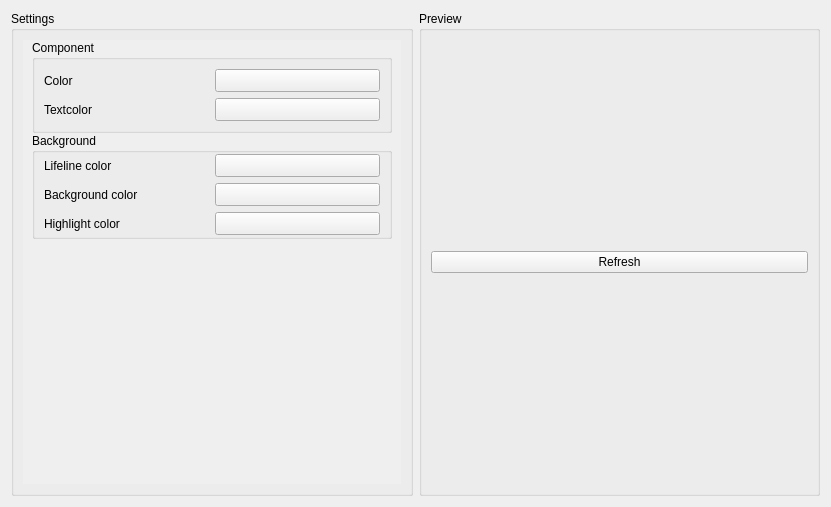
<?xml version="1.0" encoding="UTF-8"?>
<ui version="4.0">
 <class>IrdlEditorBackgroundSettings</class>
 <widget class="QWidget" name="IrdlEditorBackgroundSettings">
  <property name="geometry">
   <rect>
    <x>0</x>
    <y>0</y>
    <width>831</width>
    <height>507</height>
   </rect>
  </property>
  <layout class="QHBoxLayout" name="horizontalLayout">
   <item>
    <widget class="QGroupBox" name="Settings">
     <property name="title">
      <string>Settings</string>
     </property>
     <layout class="QVBoxLayout" name="verticalLayout">
      <item>
       <widget class="QScrollArea" name="scrollArea">
        <property name="sizePolicy">
         <sizepolicy hsizetype="Ignored" vsizetype="Expanding">
          <horstretch>0</horstretch>
          <verstretch>0</verstretch>
         </sizepolicy>
        </property>
        <property name="styleSheet">
         <string notr="true">QScrollArea { background: transparent; }
QScrollArea &gt; QWidget &gt; QWidget { background: transparent; }</string>
        </property>
        <property name="frameShape">
         <enum>QFrame::NoFrame</enum>
        </property>
        <property name="frameShadow">
         <enum>QFrame::Plain</enum>
        </property>
        <property name="lineWidth">
         <number>0</number>
        </property>
        <property name="widgetResizable">
         <bool>true</bool>
        </property>
        <widget class="QWidget" name="scrollAreaWidgetContents">
         <property name="geometry">
          <rect>
           <x>0</x>
           <y>0</y>
           <width>384</width>
           <height>456</height>
          </rect>
         </property>
         <layout class="QVBoxLayout" name="verticalLayout_3">
          <property name="spacing">
           <number>0</number>
          </property>
          <property name="topMargin">
           <number>0</number>
          </property>
          <property name="rightMargin">
           <number>9</number>
          </property>
          <property name="bottomMargin">
           <number>0</number>
          </property>
          <item>
           <widget class="QGroupBox" name="Component">
            <property name="title">
             <string>Component</string>
            </property>
            <layout class="QGridLayout" name="gridLayout_2">
             <item row="4" column="0">
              <widget class="QLabel" name="ComponentTextcolorLabel">
               <property name="text">
                <string>Textcolor</string>
               </property>
              </widget>
             </item>
             <item row="4" column="1">
              <widget class="Utils::QtColorButton" name="ComponentTextcolor">
               <property name="sizePolicy">
                <sizepolicy hsizetype="Ignored" vsizetype="Fixed">
                 <horstretch>0</horstretch>
                 <verstretch>0</verstretch>
                </sizepolicy>
               </property>
               <property name="text">
                <string/>
               </property>
              </widget>
             </item>
             <item row="3" column="1">
              <widget class="Utils::QtColorButton" name="ComponentColor">
               <property name="sizePolicy">
                <sizepolicy hsizetype="Ignored" vsizetype="Fixed">
                 <horstretch>0</horstretch>
                 <verstretch>0</verstretch>
                </sizepolicy>
               </property>
               <property name="text">
                <string/>
               </property>
              </widget>
             </item>
             <item row="3" column="0">
              <widget class="QLabel" name="ComponentColorLabel">
               <property name="text">
                <string>Color</string>
               </property>
              </widget>
             </item>
            </layout>
           </widget>
          </item>
          <item>
           <widget class="QGroupBox" name="Background">
            <property name="title">
             <string>Background</string>
            </property>
            <layout class="QGridLayout" name="gridLayout">
             <property name="topMargin">
              <number>1</number>
             </property>
             <property name="bottomMargin">
              <number>1</number>
             </property>
             <item row="0" column="0">
              <widget class="QLabel" name="LifelineColorLabel">
               <property name="text">
                <string>Lifeline color</string>
               </property>
              </widget>
             </item>
             <item row="1" column="1">
              <widget class="Utils::QtColorButton" name="BackgroundColor">
               <property name="sizePolicy">
                <sizepolicy hsizetype="Ignored" vsizetype="Minimum">
                 <horstretch>0</horstretch>
                 <verstretch>0</verstretch>
                </sizepolicy>
               </property>
               <property name="text">
                <string/>
               </property>
              </widget>
             </item>
             <item row="1" column="0">
              <widget class="QLabel" name="BackgroundColorLabel">
               <property name="text">
                <string>Background color</string>
               </property>
              </widget>
             </item>
             <item row="2" column="0">
              <widget class="QLabel" name="HighlightColorLabel">
               <property name="text">
                <string>Highlight color</string>
               </property>
              </widget>
             </item>
             <item row="0" column="1">
              <widget class="Utils::QtColorButton" name="LifelineColor">
               <property name="sizePolicy">
                <sizepolicy hsizetype="Ignored" vsizetype="Fixed">
                 <horstretch>0</horstretch>
                 <verstretch>0</verstretch>
                </sizepolicy>
               </property>
               <property name="text">
                <string/>
               </property>
              </widget>
             </item>
             <item row="2" column="1">
              <widget class="Utils::QtColorButton" name="HighlightColor">
               <property name="sizePolicy">
                <sizepolicy hsizetype="Ignored" vsizetype="Fixed">
                 <horstretch>0</horstretch>
                 <verstretch>0</verstretch>
                </sizepolicy>
               </property>
               <property name="text">
                <string/>
               </property>
              </widget>
             </item>
            </layout>
           </widget>
          </item>
          <item>
           <spacer name="verticalSpacer">
            <property name="orientation">
             <enum>Qt::Vertical</enum>
            </property>
            <property name="sizeHint" stdset="0">
             <size>
              <width>20</width>
              <height>40</height>
             </size>
            </property>
           </spacer>
          </item>
         </layout>
        </widget>
       </widget>
      </item>
     </layout>
    </widget>
   </item>
   <item>
    <widget class="QGroupBox" name="Preview">
     <property name="title">
      <string>Preview</string>
     </property>
     <layout class="QVBoxLayout" name="verticalLayout_2">
      <item>
       <layout class="QVBoxLayout" name="PreviewLayout"/>
      </item>
      <item>
       <widget class="QPushButton" name="refresh">
        <property name="text">
         <string>Refresh</string>
        </property>
       </widget>
      </item>
     </layout>
    </widget>
   </item>
  </layout>
 </widget>
 <customwidgets>
  <customwidget>
   <class>Utils::QtColorButton</class>
   <extends>QToolButton</extends>
   <header location="global">utils/qtcolorbutton.h</header>
  </customwidget>
 </customwidgets>
 <resources/>
 <connections/>
</ui>
